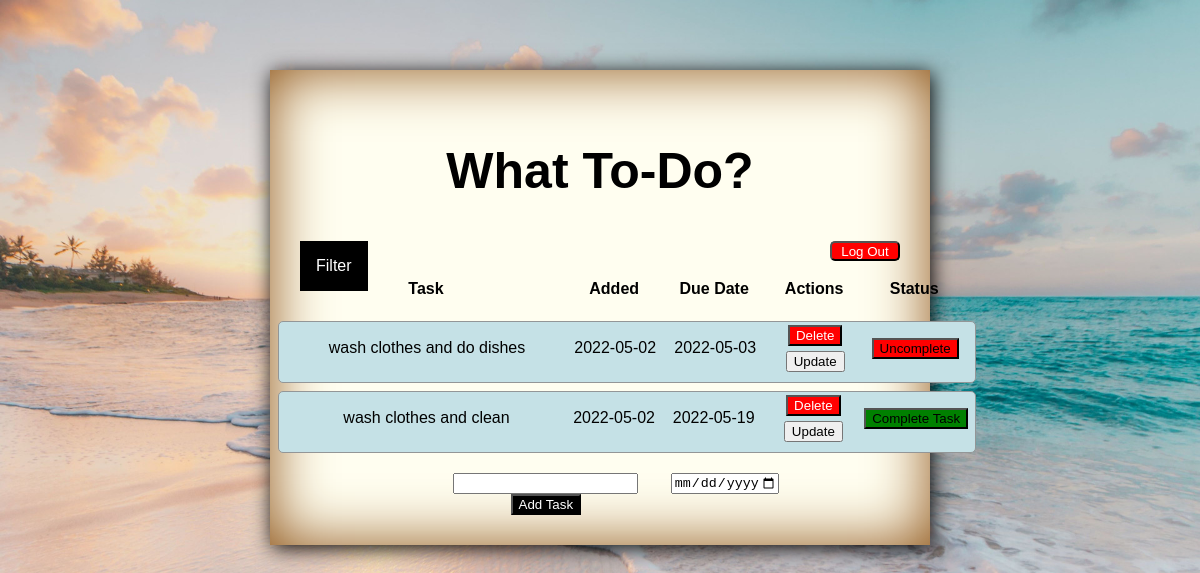
The app's page / (signed in) with its own data.
### app.py (models this page shows, shortened)
class Todo(db.Model):
    __table_name__ = "todo"
    id = db.Column(db.Integer, primary_key=True)
    user_id = db.Column(db.Integer, db.ForeignKey("user.id"))
    content = db.Column(db.String(200), nullable=False)
    completed = db.Column(db.Boolean, default=False)
    date_due = db.Column(db.DateTime, nullable=False, default=datetime.utcnow)
    date_completed = db.Column(db.DateTime, default=datetime.utcnow)
    date_created = db.Column(db.DateTime, default=datetime.utcnow)

### app.py (the view, shortened to what this page needs)
@app.route('/', methods=['POST', 'GET'])
def index():
    if not current_user.is_authenticated:
        return redirect("/login")
    tasks = Todo.query.order_by(Todo.date_created).filter_by(
        user_id=current_user.id).all()
    logged_in_user = User.query.filter_by(id=current_user.id).first()
    return render_template("index.html", tasks=tasks)

### app.py (called while the page is built)
@login_manager.user_loader
def load_user(user_id):
    if user_id is not None:
        return User.query.get(user_id)
    return None

### templates/index.html (shortened to what this page needs)
{% extends 'base.html' %}
{% block body %}
<div class="container">
    <div class="backgroudC">
<section>
<div>
    <h1>What To-Do?</h1>
</div>
<div>
    <a href="/logout"><button class="logoutBtn">Log Out</button></a>
</div>
</section>
<div>
    <ul>
        <li>Filter</a>
        </li>
    </ul>
  </div>
<div class="table-container">
    {% if tasks|length < 1 %}
    <h4>There are no tasks. Create a task.</h4>
    {% else %}
    <table>
        <tr class="table-headers">
            <th class="th1">Task</th>
            <th class="th2">Added</th>
            <th class="th3">Due Date</th>
            <th class="th4">Actions</th>
            <th class="th5">Status</th>
        </tr>
        {% for task in tasks %}
            <tr class="tasks">
                <td class="task">{{ task.content }}</td>
                <td class="added">{{ task.date_created.date() }}</td>
                <td class="dueDate">{{task.date_due.date()}}</td>
                <td class="actions">
                    <a href="/delete/{{ task.id }}"><button class="deleteBtn ">Delete</button></a>
                    <br>
                    <a href="/update/{{ task.id }}"><button>Update</button></a>
                </td>
                <td class="completed">
                    {% if task.completed == True %}
                    <form action="/incomplete/{{ task.id }}" method="POST">
                        <input type="submit" class="uncompleteBtn" value="Uncomplete" />
                    </form>
                    {% else %}
                    <form action="/complete/{{ task.id }}" method="POST" >
                        <input
                        type="submit"
                        class="completeBtn"
                        value="Complete Task"
                        />
                    </form>
                    {% endif %}
                </td>
            </tr>
        {% endfor %}
    </table>
    {% endif %}
</div>
    <form class="calandaddBtn" actions="/" method="POST">
        <div class="addtaskContainer">
            <input type="text" name="content" id="content">
            <input type="submit" class="addTaskBtn" value="Add Task">
        </div>
        <div>
            <input
              class="calender"
              type="date"
              id="date"
              name="date_due"
              value= null
              min="2022-05-02"
              max="2028-12-31"
              style="margin-right: 2%"
            />
          </div>
    </form>
    </div>
</div>
{% endblock %}

### static/css/main.css (style rules this page uses)
body { margin: 0; font-family: sans-serif; }
h1 { color: black; font-family: sans-serif; font-size: 50px; }
.container { margin: 0px; margin-left: 0px; margin-right: 0px; width: 100%; height: 70%; padding: 70px 0; text-align: center; }
.backgroudC { padding: 30px; width: 50%; margin: auto; justify-content: center; box-shadow: 2px 3px 20px black, 0 0 60px #8a4d0f inset; background: #fffef0; }
.table-container { display: flex; justify-content: center; margin: auto; width: 85%; padding: 10px; }
.table-headers { border-radius: 5px; align-items: center; justify-content: space-between; height: 30px; margin-bottom: 8px; padding: 5px 10px; display: flex; width: 95%; }
.tasks { border-radius: 5px; align-items: center; justify-content: space-between; border: 1px solid #939697; cursor: pointer; background-color: #c5e1e6; height: 50px; margin-bottom: 8px; padding: 5px 10px; display: flex; width: 95%; }
.th1 { width: 280px; height: auto; margin: 0px 0px 8px; }
.th2 { width: 100px; height: auto; margin: 0px 0px 8px; }
.th3 { width: 100px; height: auto; margin: 0px 0px 8px; }
.th4 { width: 100px; height: auto; margin: 0px 0px 8px; }
.th5 { width: 100px; height: auto; margin: 0px 0px 8px; }
.task { width: 280px; height: auto; margin: 0px 0px 8px; }
.added { width: 100px; height: auto; margin: 0px 0px 8px; }
.dueDate { width: 100px; height: auto; margin: 0px 0px 8px; }
.actions { width: 100px; height: auto; margin: 0px 0px 8px; }
.completed { width: 100px; height: auto; margin: 0px 0px 8px; }
html { background-image: url("/static/backgroundjpg.jpg"); background-repeat: no-repeat; background-size: cover; }

### static/css/buttons.css (style rules this page uses)
.deleteBtn { background-color: red; color: white; margin-bottom: 5px; }
.completeBtn { background-color: green; }
.uncompleteBtn { background-color: red; }
.logoutBtn { float: right; background-color: red; color: white; width: 70px; height: 20px; border-radius: 5px; }
.addTaskBtn { background-color: black; color: white; }
.calandaddBtn { display: flex; justify-content: center; }
.addtaskContainer { width: 250px; height: auto; }

### static/css/filter.css (style rules this page uses)
a { text-decoration: none; }
ul { background: black; list-style: none; margin: 0; padding-left: 0; }
li { color: white; background: black; display: block; float: left; padding: 1rem; position: relative; text-decoration: none; transition-duration: 0.5s; }

### records on screen
Todo: content "wash clothes and do dishes", date_created "2022-05-02", date_due "2022-05-03"
Todo: content "wash clothes and clean", date_created "2022-05-02", date_due "2022-05-19"
